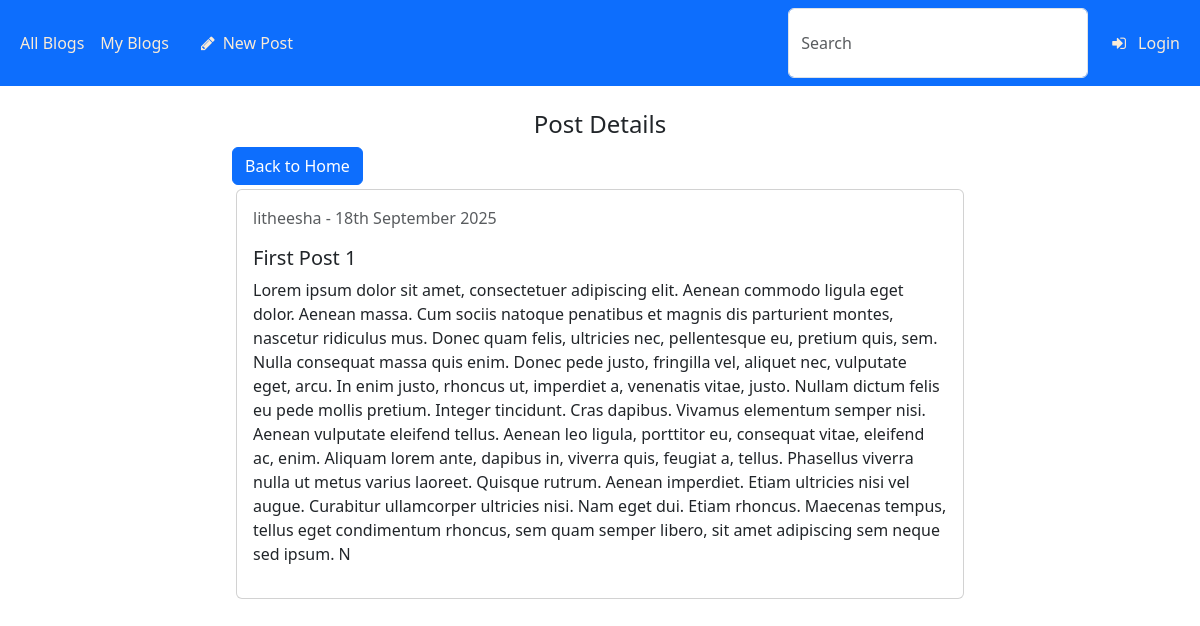
Page /detail/1/ on the earlier database version.
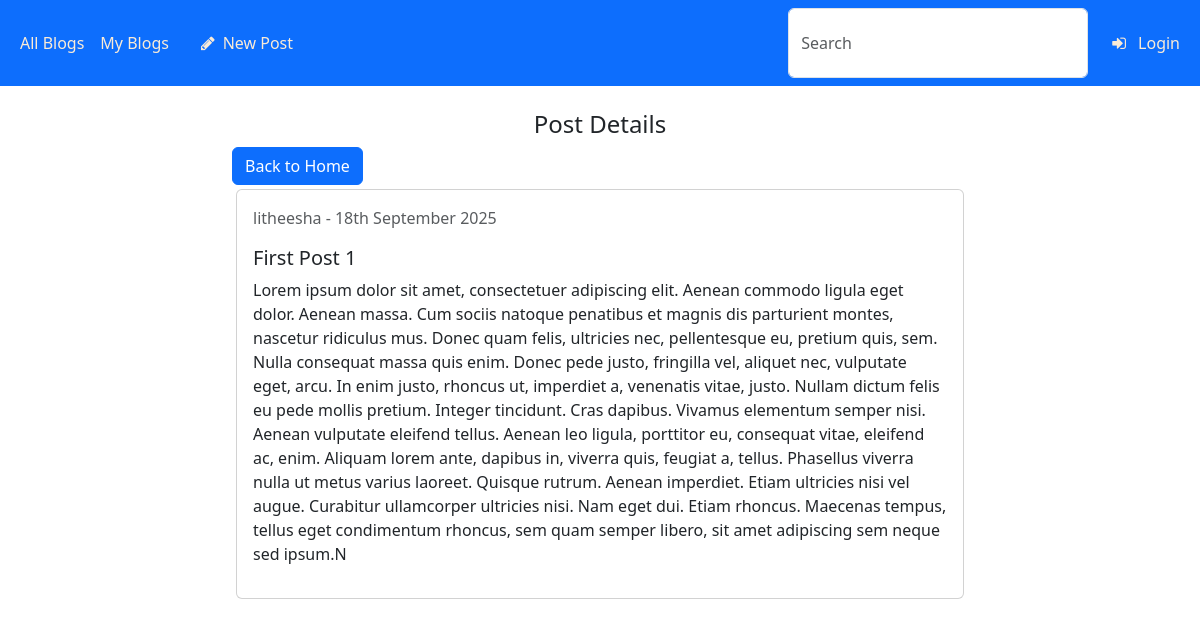
Same page on the later database version.
### blog_app/models.py (models this page shows, shortened)
class Post(models.Model):
    user = models.ForeignKey(User, on_delete=models.CASCADE)
    title = models.CharField(max_length=100)
    content = models.TextField(max_length=1000)
    date_posted = models.DateTimeField(auto_now_add=True)
    likes = models.ManyToManyField(User, related_name="liked_posts", blank=True)

### blog_app/views.py (the view)
# urls.py: path("detail/<int:pk>/", PostDetailView.as_view(), name="post_details"),
class PostDetailView(DetailView):
    model = Post
    template_name = "app/detail.html"
    context_object_name = "post"

### templates/app/detail.html (shortened to what this page needs)
{% extends "authenticate/base.html" %}
{% block content %}
<br>
    <div class="container">
        <div class="row">
            <div class="col-md-8 offset-md-2">
                <h4 class="text-center">Post Details</h4>
                <a href="{% url 'home' %}" class="btn btn-primary">Back to Home</a>
            </div>
            <div class="col-md-8 offset-md-2">
                    <div class="card m-1">
                        <div class="card-body">
                            <p class="text-muted">{{ post.user.username }} - {{ post.date_posted|date:"jS F Y" }}</p>
                            <h5 class="card-title">{{ post.title }}</h5>
                            <p>{{ post.content }}</p>
                        </div>
                    </div>
            </div>
        </div>
    </div>
{% endblock %}

### templates/authenticate/base.html (shortened to what this page needs)
{% load static %}
<!DOCTYPE html>
<html lang="en">
<head>
    <link href="https://cdn.jsdelivr.net/npm/bootstrap@5.3.0-alpha1/dist/css/bootstrap.min.css" rel="stylesheet">
    <link rel="stylesheet" href="https://cdnjs.cloudflare.com/ajax/libs/font-awesome/4.7.0/css/font-awesome.min.css">
    <nav class="navbar navbar-expand-lg navbar-light bg-primary">
        <div class="container-fluid">
            <div class="flex items-center space-x-4">
                <div class="collapse navbar-collapse" id="navbarSupportedContent">
                    <ul class="navbar-nav me-auto mb-2 mb-lg-0">
                        <li class="nav-item">
                            <a class="nav-link active" aria-current="page" href="{% url 'home' %}" style="color:antiquewhite;">All Blogs</a>
                        </li>
                    </ul>
                    <ul class="navbar-nav me-auto mb-2 mb-lg-0">
                        <li class="nav-item">
                            <a class="nav-link active me-3" aria-current="page" href="{% url 'my_blogs' %}" style="color:antiquewhite;">My Blogs</a>
                        </li>
                    </ul>
                    <form class="d-flex">
                        <a class="nav-link btn btn-outline-light p-2" href="{% url 'add' %}"><i class="fa fa-pencil"></i><span class="ms-2">New Post</span></a>
                    </form>
                </div>
            </div>
           <div class="d-flex ms-auto align-items-center">
                <form class="me-3">
                    <input class="form-control" type="search" placeholder="Search" aria-label="Search" style="width: 300px;">
                </form>
                {% if user.is_authenticated %}
                    <div class="rounded bg-light me-2">
                        <ul class="navbar-nav ms-auto" style="width: 140px;">
                            <li class="nav-item dropdown me-3 w-auto">
                                <a class="nav-link dropdown-toggle d-flex align-items-center" href="#" id="navbarDropdown"
                                role="button" data-bs-toggle="dropdown" aria-expanded="false">
                                    <span class="material-symbols-outlined me-1">account_circle</span>
                                    {{ user.username }}
                                </a>
                                <ul class="dropdown-menu mt-3 px-0" aria-labelledby="navbarDropdown">
                                    <li><a class="dropdown-item" href="{% url 'view_profile' request.user.username %}">View Profile</a></li>
                                    <li><a class="dropdown-item" href="{% url 'change_password' %}">Change Password</a></li>
                                    <li><a class="dropdown-item" href="{% url 'faq' %}">FAQ</a></li>
                                    <li><a class="dropdown-item" href="{% url 'contact' %}">Contact Us</a></li>
                                    <li>
                                        <form action="{% url 'logout' %}" method="post" >
                                            {% csrf_token %}
                                            <button type="submit" class="dropdown-item text-danger"><i class="fa fa-sign-out me-1"></i>Logout</button>
                                        </form>
                                    </li>
                                </ul>
                            </li>
                        </ul>
                    </nav>
                {% else %}
                    <a class="nav-link btn btn-outline-light p-2" href="{% url 'login' %}">
                        <i class="fa fa-sign-in"></i>
                        <span class="ms-2" id="Login">Login</span>
                    </a>
                {% endif %}
            </div>
    </nav>
</head>
<body>
    {% block content %}
    {% endblock %}
</body>
</html>

### templates/authenticate/base.html (style rules this page uses)
.form-control { padding: 1.375rem .75rem ; }
.nav-link.btn-outline-light { color: antiquewhite; border-color: antiquewhite; transition: all 0.3s ease; }

Differences in the rows shown:
changed Post "First Post 1": content "…adipiscing sem neque sed ipsum. N" → "…adipiscing sem neque sed ipsum.N"
